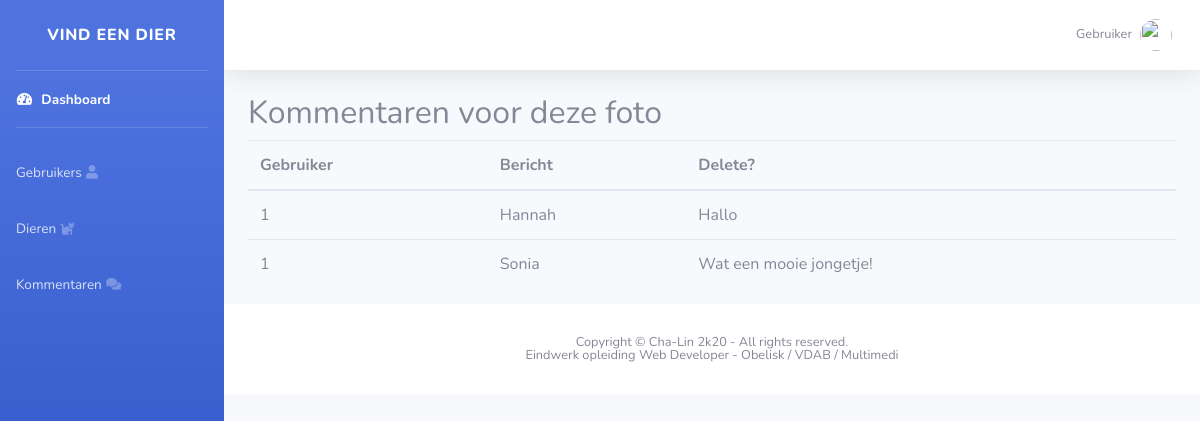
/admin/comments_photo.php?id=1 (signed in), run on the app's committed database.
### tables this page shows
CREATE TABLE `comments` (
  `CommentID` int(11) NOT NULL,
  `FotoID` int(11) NOT NULL,
  `Gebruiker` varchar(25) NOT NULL,
  `Bericht` text NOT NULL
);

### admin/includes/Database.php (called while the page is built, shortened)
<?php
class Database
{
    public $connection;
    public function open_db_connection(){
        $this->connection = mysqli_connect(DB_HOST, DB_USER, DB_PASS, DB_NAME);
    }
    public function query($sql){
        $result = $this->connection->query($sql);
        return $result;
    }
    public function escape_string($string){
        $escaped_string = $this->connection->real_escape_string($string);
        return $escaped_string;
    }
}
$database = new Database();
?>

### admin/includes/Comment.php (called while the page is built, shortened)
<?php
class Comment extends Db_object
{
    protected static $db_table = "comments";
    public static function find_the_comment($FotoID){
        global $database;
        $sql = "SELECT * FROM " . self::$db_table;
        $sql .= " WHERE FotoID = " . $database->escape_string($FotoID);
        $sql .= " ORDER BY FotoID ASC";
        return self::find_this_query($sql);
    }
}
?>

### admin/includes/Db_object.php (called while the page is built, shortened)
<?php
class Db_object
{
    public static function find_this_query($sql){
        global $database;
        $result = $database->query($sql);
        $the_object_array = array();
        while ($row = mysqli_fetch_array($result)){
            $the_object_array[] = static::instantie($row);
        }
        return $the_object_array;
    }
    public static function instantie($result){
        $the_object = new $calling_class;
        foreach ($result as $the_attribute => $value) {
            if($the_object->has_the_attribute($the_attribute)){
                $the_object->$the_attribute = $value;
            }
        }
        return $the_object;
    }
    private function has_the_attribute($the_attribute){
        $object_properties = get_object_vars($this);
        return array_key_exists($the_attribute, $object_properties);
    }
}

### admin/comments_photo.php (the view, shortened to what this page needs)
<?php include("includes/header.php");
$comments = Comment::find_the_comment($_GET['id'], 'CommentID');
?>
<?php include("includes/sidebar.php"); ?>
<?php include("includes/content-top.php");?>
<div class="container-fluid">
    <div class="row">
        <div class="col-12">
            <h2>Kommentaren voor deze foto</h2>
            <table class="table table-header">
                <thead>
                <tr>
                    <th>Gebruiker</th>
                    <th>Bericht</th>
                    <th>Delete?</th>
                </tr>
                </thead>
                <tbody>
                <?php foreach ($comments as $comment): ?>
                    <tr>
                        <td><?php echo $comment->FotoID; ?></td>
                        <td><?php echo $comment->Gebruiker; ?></td>
                        <td><?php echo $comment->Bericht; ?></td>
                    </tr>
                <?php endforeach; ?>
                </tbody>
            </table>
        </div>
    </div>
</div>
<?php include("includes/footer.php");?>

### data on the page
comments: FotoID "1", Gebruiker "Hannah", Bericht "Hallo"
comments: FotoID "1", Gebruiker "Sonia", Bericht "Wat een mooie jongetje!"
